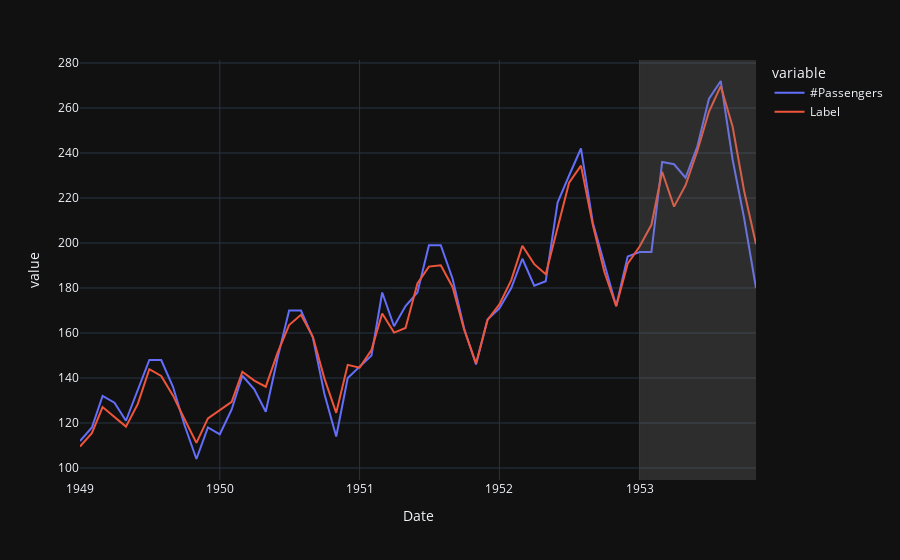

Notebook cell for this chart:
### Code cell
import plotly.express as px
# generate predictions on the original dataset**
predictions = predict_model(best, data=data)

# add a date column in the dataset**
predictions['Date'] = pd.date_range(start='1949-01-01', end = '1953-11-01', freq = 'MS')

# line plot**
fig = px.line(predictions, x='Date', y=["#Passengers", "Label"], template = 'plotly_dark')

# add a vertical rectange for test-set separation**
fig.add_vrect(x0="1953-01-01", x1="1953-11-01", fillcolor="grey", opacity=0.25, line_width=0)
fig.show()
